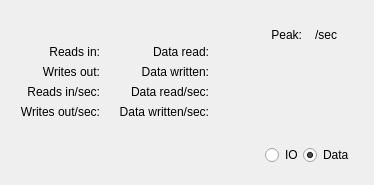
      <widget class="QWidget" name="tab_disk_activity">
       <attribute name="title">
        <string>Disk Activity</string>
       </attribute>
       <layout class="QVBoxLayout" name="verticalLayout_5">
        <property name="leftMargin">
         <number>0</number>
        </property>
        <property name="topMargin">
         <number>25</number>
        </property>
        <property name="rightMargin">
         <number>0</number>
        </property>
        <property name="bottomMargin">
         <number>0</number>
        </property>
        <item>
         <layout class="QHBoxLayout" name="horizontalLayout_6">
          <property name="spacing">
           <number>6</number>
          </property>
          <property name="leftMargin">
           <number>20</number>
          </property>
          <property name="topMargin">
           <number>0</number>
          </property>
          <property name="rightMargin">
           <number>20</number>
          </property>
          <property name="bottomMargin">
           <number>20</number>
          </property>
          <item>
           <spacer name="horizontalSpacer_9">
            <property name="orientation">
             <enum>Qt::Horizontal</enum>
            </property>
            <property name="sizeType">
             <enum>QSizePolicy::MinimumExpanding</enum>
            </property>
            <property name="sizeHint" stdset="0">
             <size>
              <width>0</width>
              <height>20</height>
             </size>
            </property>
           </spacer>
          </item>
          <item>
           <layout class="QGridLayout" name="gridLayout">
            <property name="topMargin">
             <number>20</number>
            </property>
            <item row="3" column="1">
             <widget class="QLabel" name="disk_activity_writes_out_sec_value">
              <property name="text">
               <string/>
              </property>
              <property name="alignment">
               <set>Qt::AlignRight|Qt::AlignTrailing|Qt::AlignVCenter</set>
              </property>
             </widget>
            </item>
            <item row="2" column="1">
             <widget class="QLabel" name="disk_activity_reads_in_sec_value">
              <property name="text">
               <string/>
              </property>
              <property name="alignment">
               <set>Qt::AlignRight|Qt::AlignTrailing|Qt::AlignVCenter</set>
              </property>
             </widget>
            </item>
            <item row="1" column="0">
             <widget class="QLabel" name="disk_activity_writes_out">
              <property name="text">
               <string>Writes out:</string>
              </property>
              <property name="alignment">
               <set>Qt::AlignRight|Qt::AlignTrailing|Qt::AlignVCenter</set>
              </property>
             </widget>
            </item>
            <item row="1" column="1">
             <widget class="QLabel" name="disk_activity_writes_out_value">
              <property name="text">
               <string/>
              </property>
              <property name="alignment">
               <set>Qt::AlignRight|Qt::AlignTrailing|Qt::AlignVCenter</set>
              </property>
             </widget>
            </item>
            <item row="0" column="0">
             <widget class="QLabel" name="disk_activity_reads_in">
              <property name="sizePolicy">
               <sizepolicy hsizetype="Preferred" vsizetype="Preferred">
                <horstretch>0</horstretch>
                <verstretch>0</verstretch>
               </sizepolicy>
              </property>
              <property name="text">
               <string>Reads in:</string>
              </property>
              <property name="alignment">
               <set>Qt::AlignRight|Qt::AlignTrailing|Qt::AlignVCenter</set>
              </property>
             </widget>
            </item>
            <item row="2" column="0">
             <widget class="QLabel" name="disk_activity_reads_in_sec">
              <property name="text">
               <string>Reads in/sec:</string>
              </property>
              <property name="alignment">
               <set>Qt::AlignRight|Qt::AlignTrailing|Qt::AlignVCenter</set>
              </property>
             </widget>
            </item>
            <item row="0" column="1">
             <widget class="QLabel" name="disk_activity_reads_in_value">
              <property name="text">
               <string/>
              </property>
              <property name="alignment">
               <set>Qt::AlignRight|Qt::AlignTrailing|Qt::AlignVCenter</set>
              </property>
             </widget>
            </item>
            <item row="4" column="0">
             <spacer name="verticalSpacer">
              <property name="orientation">
               <enum>Qt::Vertical</enum>
              </property>
              <property name="sizeHint" stdset="0">
               <size>
                <width>20</width>
                <height>0</height>
               </size>
              </property>
             </spacer>
            </item>
            <item row="3" column="0">
             <widget class="QLabel" name="disk_activity_writes_out_sec">
              <property name="text">
               <string>Writes out/sec:</string>
              </property>
              <property name="alignment">
               <set>Qt::AlignRight|Qt::AlignTrailing|Qt::AlignVCenter</set>
              </property>
             </widget>
            </item>
           </layout>
          </item>
          <item>
           <spacer name="horizontalSpacer_11">
            <property name="orientation">
             <enum>Qt::Horizontal</enum>
            </property>
            <property name="sizeType">
             <enum>QSizePolicy::MinimumExpanding</enum>
            </property>
            <property name="sizeHint" stdset="0">
             <size>
              <width>0</width>
              <height>20</height>
             </size>
            </property>
           </spacer>
          </item>
          <item>
           <layout class="QGridLayout" name="gridLayout_9">
            <property name="leftMargin">
             <number>0</number>
            </property>
            <property name="topMargin">
             <number>20</number>
            </property>
            <item row="1" column="0">
             <widget class="QLabel" name="disk_activity_data_written">
              <property name="text">
               <string>Data written:</string>
              </property>
              <property name="alignment">
               <set>Qt::AlignRight|Qt::AlignTrailing|Qt::AlignVCenter</set>
              </property>
             </widget>
            </item>
            <item row="1" column="1">
             <widget class="QLabel" name="disk_activity_data_written_value">
              <property name="text">
               <string/>
              </property>
              <property name="alignment">
               <set>Qt::AlignRight|Qt::AlignTrailing|Qt::AlignVCenter</set>
              </property>
             </widget>
            </item>
            <item row="0" column="0">
             <widget class="QLabel" name="disk_activity_data_read">
              <property name="text">
               <string>Data read:</string>
              </property>
              <property name="alignment">
               <set>Qt::AlignRight|Qt::AlignTrailing|Qt::AlignVCenter</set>
              </property>
             </widget>
            </item>
            <item row="3" column="1">
             <widget class="QLabel" name="disk_activity_data_written_sec_value">
              <property name="text">
               <string/>
              </property>
              <property name="alignment">
               <set>Qt::AlignRight|Qt::AlignTrailing|Qt::AlignVCenter</set>
              </property>
             </widget>
            </item>
            <item row="3" column="2">
             <widget class="ColorButton" name="color_picker_data_written_sec_value" native="true">
              <property name="minimumSize">
               <size>
                <width>20</width>
                <height>0</height>
               </size>
              </property>
             </widget>
            </item>
            <item row="2" column="0">
             <widget class="QLabel" name="disk_activity_data_read_sec">
              <property name="text">
               <string>Data read/sec:</string>
              </property>
              <property name="alignment">
               <set>Qt::AlignRight|Qt::AlignTrailing|Qt::AlignVCenter</set>
              </property>
             </widget>
            </item>
            <item row="3" column="0">
             <widget class="QLabel" name="disk_activity_data_written_sec">
              <property name="text">
               <string>Data written/sec:</string>
              </property>
              <property name="alignment">
               <set>Qt::AlignRight|Qt::AlignTrailing|Qt::AlignVCenter</set>
              </property>
             </widget>
            </item>
            <item row="2" column="2">
             <widget class="ColorButton" name="color_picker_data_read_sec_value" native="true">
              <property name="minimumSize">
               <size>
                <width>20</width>
                <height>0</height>
               </size>
              </property>
             </widget>
            </item>
            <item row="0" column="1">
             <widget class="QLabel" name="disk_activity_data_read_value">
              <property name="text">
               <string/>
              </property>
              <property name="alignment">
               <set>Qt::AlignRight|Qt::AlignTrailing|Qt::AlignVCenter</set>
              </property>
             </widget>
            </item>
            <item row="2" column="1">
             <widget class="QLabel" name="disk_activity_data_read_sec_value">
              <property name="text">
               <string/>
              </property>
              <property name="alignment">
               <set>Qt::AlignRight|Qt::AlignTrailing|Qt::AlignVCenter</set>
              </property>
             </widget>
            </item>
            <item row="4" column="0">
             <spacer name="verticalSpacer_9">
              <property name="orientation">
               <enum>Qt::Vertical</enum>
              </property>
              <property name="sizeHint" stdset="0">
               <size>
                <width>20</width>
                <height>0</height>
               </size>
              </property>
             </spacer>
            </item>
           </layout>
          </item>
          <item>
           <spacer name="horizontalSpacer_7">
            <property name="orientation">
             <enum>Qt::Horizontal</enum>
            </property>
            <property name="sizeType">
             <enum>QSizePolicy::MinimumExpanding</enum>
            </property>
            <property name="sizeHint" stdset="0">
             <size>
              <width>0</width>
              <height>20</height>
             </size>
            </property>
           </spacer>
          </item>
          <item>
           <layout class="QGridLayout" name="gridLayout_8">
            <property name="leftMargin">
             <number>0</number>
            </property>
            <property name="spacing">
             <number>0</number>
            </property>
            <item row="1" column="0">
             <widget class="QWidget" name="graph" native="true">
              <property name="minimumSize">
               <size>
                <width>100</width>
                <height>100</height>
               </size>
              </property>
             </widget>
            </item>
            <item row="2" column="0">
             <layout class="QHBoxLayout" name="horizontalLayout_2">
              <item alignment="Qt::AlignRight">
               <widget class="QRadioButton" name="disk_activity_io_radiobutton">
                <property name="sizePolicy">
                 <sizepolicy hsizetype="Preferred" vsizetype="Preferred">
                  <horstretch>0</horstretch>
                  <verstretch>0</verstretch>
                 </sizepolicy>
                </property>
                <property name="text">
                 <string>IO</string>
                </property>
               </widget>
              </item>
              <item alignment="Qt::AlignLeft">
               <widget class="QRadioButton" name="disk_activity_data_radiobutton">
                <property name="sizePolicy">
                 <sizepolicy hsizetype="Minimum" vsizetype="Preferred">
                  <horstretch>0</horstretch>
                  <verstretch>0</verstretch>
                 </sizepolicy>
                </property>
                <property name="text">
                 <string>Data</string>
                </property>
                <property name="checked">
                 <bool>true</bool>
                </property>
               </widget>
              </item>
             </layout>
            </item>
            <item row="0" column="0">
             <layout class="QHBoxLayout" name="horizontalLayout">
              <property name="spacing">
               <number>0</number>
              </property>
              <item>
               <spacer name="horizontalSpacer_18">
                <property name="orientation">
                 <enum>Qt::Horizontal</enum>
                </property>
                <property name="sizeType">
                 <enum>QSizePolicy::MinimumExpanding</enum>
                </property>
                <property name="sizeHint" stdset="0">
                 <size>
                  <width>0</width>
                  <height>20</height>
                 </size>
                </property>
               </spacer>
              </item>
              <item alignment="Qt::AlignRight|Qt::AlignVCenter">
               <widget class="QLabel" name="dick_activity__bandwidth">
                <property name="enabled">
                 <bool>true</bool>
                </property>
                <property name="sizePolicy">
                 <sizepolicy hsizetype="MinimumExpanding" vsizetype="MinimumExpanding">
                  <horstretch>0</horstretch>
                  <verstretch>0</verstretch>
                 </sizepolicy>
                </property>
                <property name="text">
                 <string>Peak:</string>
                </property>
                <property name="alignment">
                 <set>Qt::AlignRight|Qt::AlignTrailing|Qt::AlignVCenter</set>
                </property>
               </widget>
              </item>
              <item>
               <spacer name="horizontalSpacer_19">
                <property name="orientation">
                 <enum>Qt::Horizontal</enum>
                </property>
                <property name="sizeType">
                 <enum>QSizePolicy::Fixed</enum>
                </property>
                <property name="sizeHint" stdset="0">
                 <size>
                  <width>6</width>
                  <height>20</height>
                 </size>
                </property>
               </spacer>
              </item>
              <item alignment="Qt::AlignRight|Qt::AlignVCenter">
               <widget class="QLabel" name="disk_activity_bandwidth_value">
                <property name="sizePolicy">
                 <sizepolicy hsizetype="MinimumExpanding" vsizetype="MinimumExpanding">
                  <horstretch>0</horstretch>
                  <verstretch>0</verstretch>
                 </sizepolicy>
                </property>
                <property name="text">
                 <string/>
                </property>
                <property name="alignment">
                 <set>Qt::AlignRight|Qt::AlignTrailing|Qt::AlignVCenter</set>
                </property>
               </widget>
              </item>
              <item alignment="Qt::AlignLeft|Qt::AlignVCenter">
               <widget class="QLabel" name="disk_activity_bandwidth_unit">
                <property name="text">
                 <string>/sec</string>
                </property>
               </widget>
              </item>
              <item>
               <spacer name="horizontalSpacer_20">
                <property name="orientation">
                 <enum>Qt::Horizontal</enum>
                </property>
                <property name="sizeType">
                 <enum>QSizePolicy::MinimumExpanding</enum>
                </property>
                <property name="sizeHint" stdset="0">
                 <size>
                  <width>0</width>
                  <height>20</height>
                 </size>
                </property>
               </spacer>
              </item>
             </layout>
            </item>
           </layout>
          </item>
          <item>
           <spacer name="horizontalSpacer_10">
            <property name="orientation">
             <enum>Qt::Horizontal</enum>
            </property>
            <property name="sizeType">
             <enum>QSizePolicy::MinimumExpanding</enum>
            </property>
            <property name="sizeHint" stdset="0">
             <size>
              <width>0</width>
              <height>20</height>
             </size>
            </property>
           </spacer>
          </item>
         </layout>
        </item>
       </layout>
      </widget>
